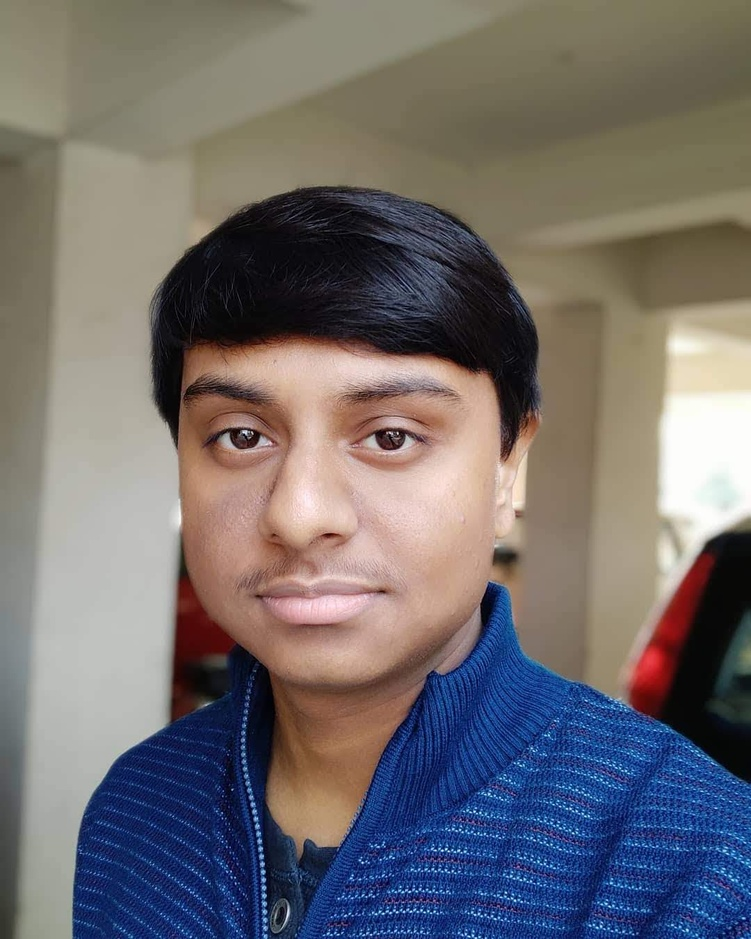
#> input picture test_cases/1.jpg, 751 x 939 px, shrunk from 1080 x 1350 before the run
$ jupyter execute Main.ipynb
#> lines starting #> are read from the running program, lines starting #| are printed output that depends on the picture
[cell 1]
import cv2
from matplotlib import pyplot as plt
import math

[cell 2]
def displayImage(img, title=None, size=(10, 10)):
    plt.figure(figsize=size)
    plt.imshow(cv2.cvtColor(img, cv2.COLOR_BGR2RGB))
    plt.title(title)
    plt.axis('off')
    plt.show()

def displayImages(imgs, titles=None, size=(15, 15)):
    num = len(imgs)
    subplotnum = math.floor(math.sqrt(num)) + 1
    plt.figure(figsize=size)

    for idx, img in enumerate(imgs):
        ax = plt.subplot(subplotnum, subplotnum, idx+1)
        im = ax.imshow(cv2.cvtColor(img, cv2.COLOR_BGR2RGB))
        if titles is not None:
            plt.title(titles[idx])
        plt.axis('off')

    plt.tight_layout()
    plt.show()

[cell 3]
img = cv2.imread('./test_cases/1.jpg', 1)
#> img is the input picture: shape (939, 751, 3); mean B, G, R 110.5, 108.9, 113.4
displayImage(img, title="Original image", size=(5, 5))

[cell 4]
img_gray = cv2.cvtColor(img, cv2.COLOR_BGR2GRAY)
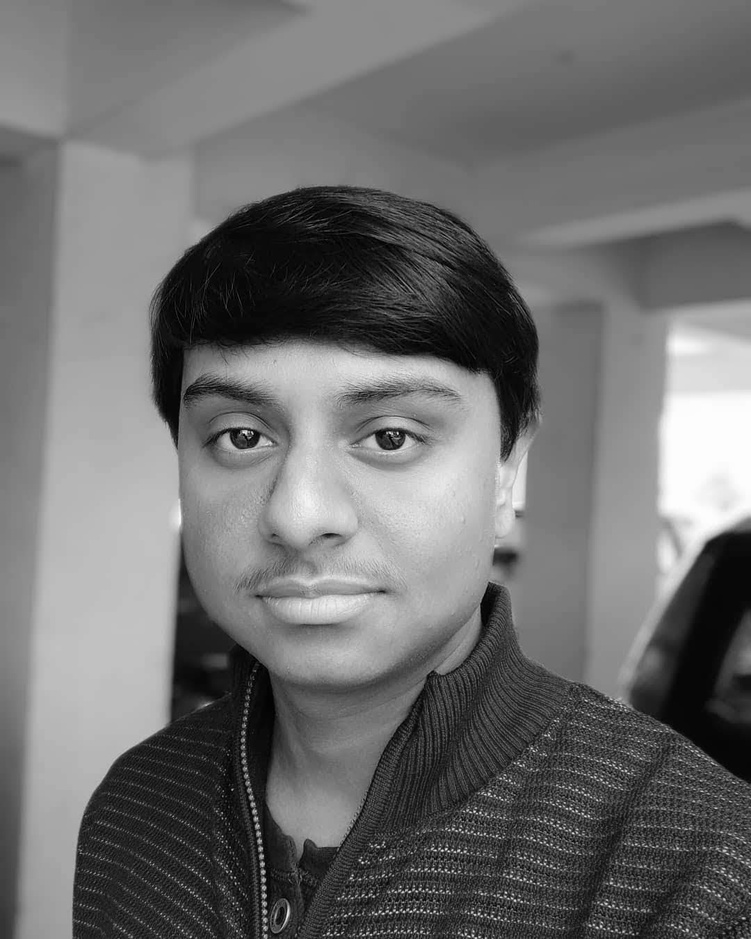
#> img_gray: shape (939, 751); min 0, max 255, mean 110.4
displayImage(img_gray, title="Image in Gray Scale", size=(5, 5))

[cell 5]
img_invert = cv2.bitwise_not(img_gray)
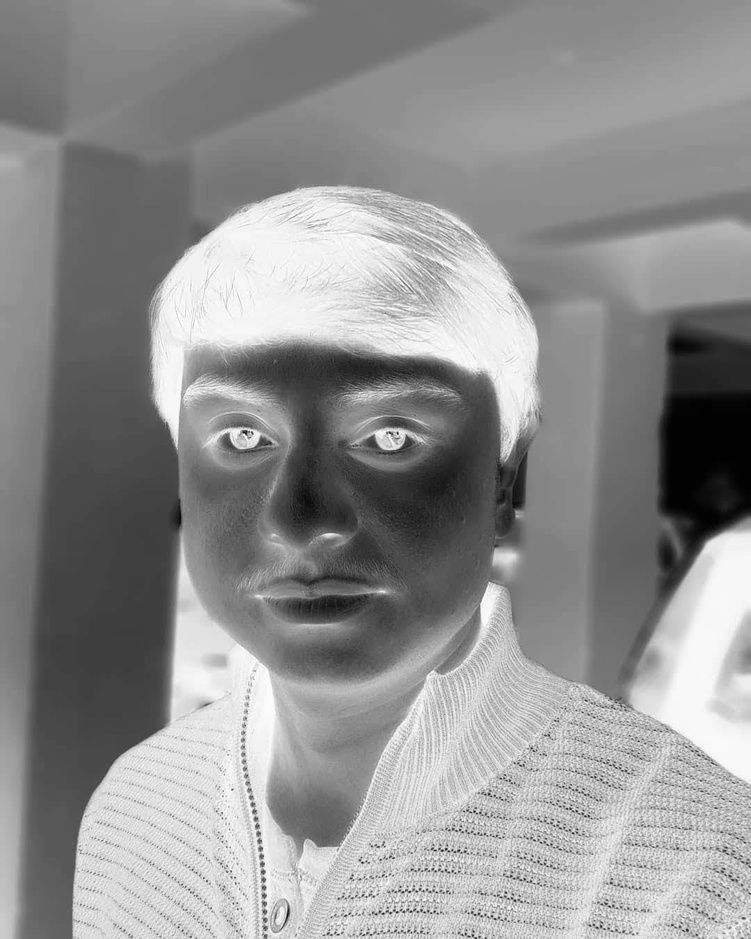
#> img_invert: shape (939, 751); min 0, max 255, mean 144.6
displayImage(img_invert, title="Image Inverted", size=(5, 5))

[cell 6]
img_smoothing = cv2.GaussianBlur(img_invert, (21, 21),sigmaX=0, sigmaY=0)
displayImage(img_smoothing, title="Image Inverted", size=(5, 5))
#> call 4 of displayImage, with title = 'Image Inverted', size = (5, 5)
#> in displayImage (call 4), `plt.show()`:
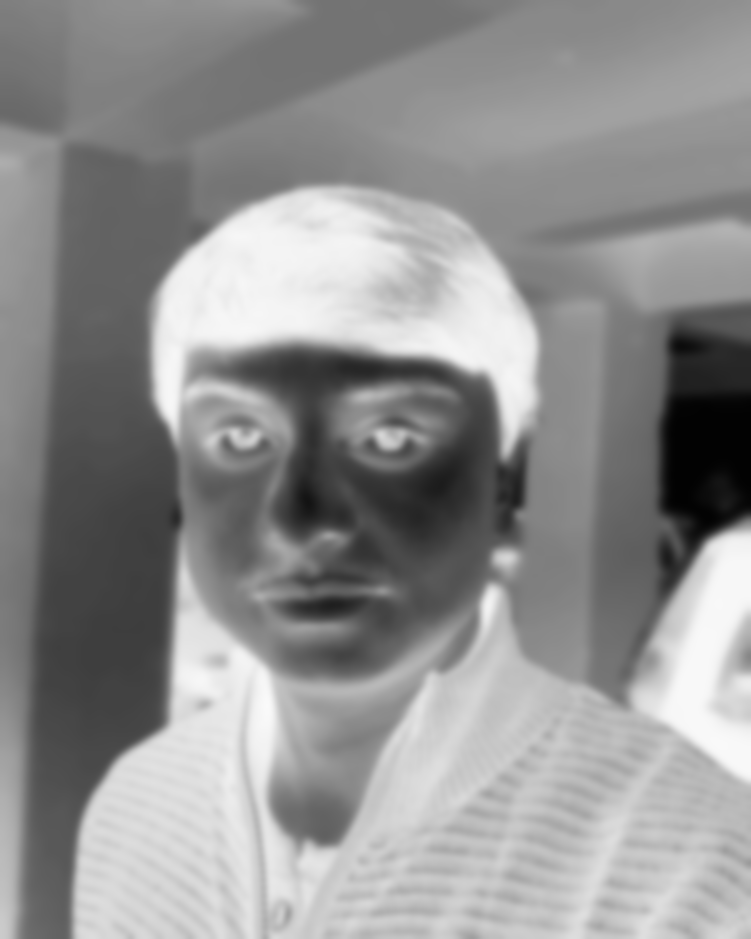
#> shown: shape (939, 751, 3); min 2, max 250, mean 144.6

[cell 7]
def dodgeV2(x, y):
    return cv2.divide(x, 255 - y, scale=256)
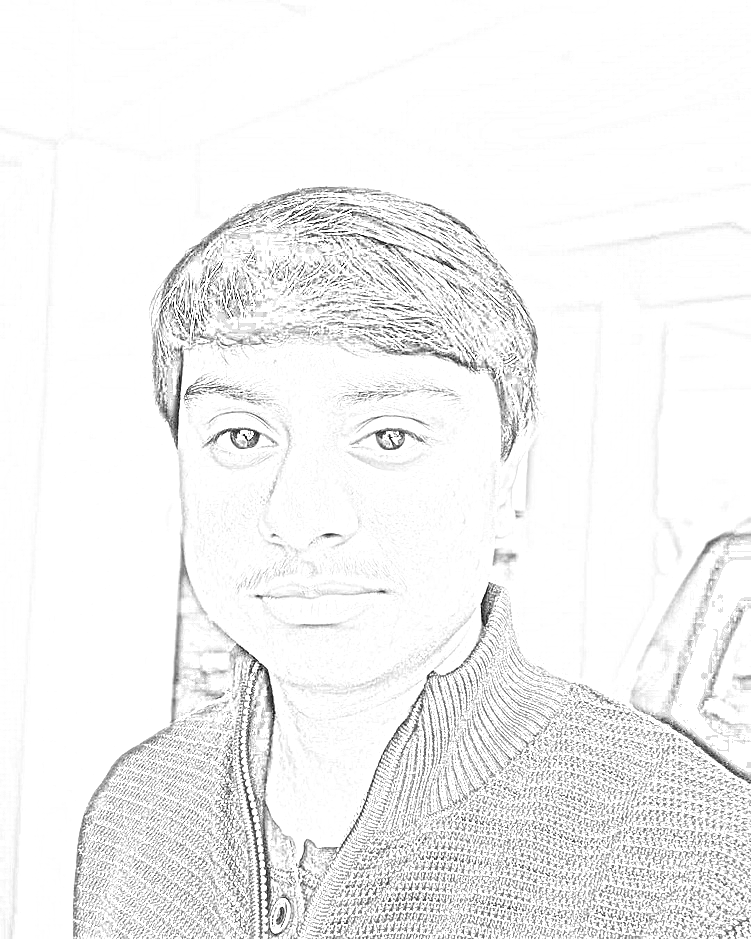
#> returned value: shape (939, 751); min 0, max 255, mean 241.9

[cell 8]
final_img = dodgeV2(img_gray, img_smoothing)
displayImage(final_img, title="Sketch", size=(5, 5))

$ run again, with test_cases/2.jpg copied over test_cases/1.jpg
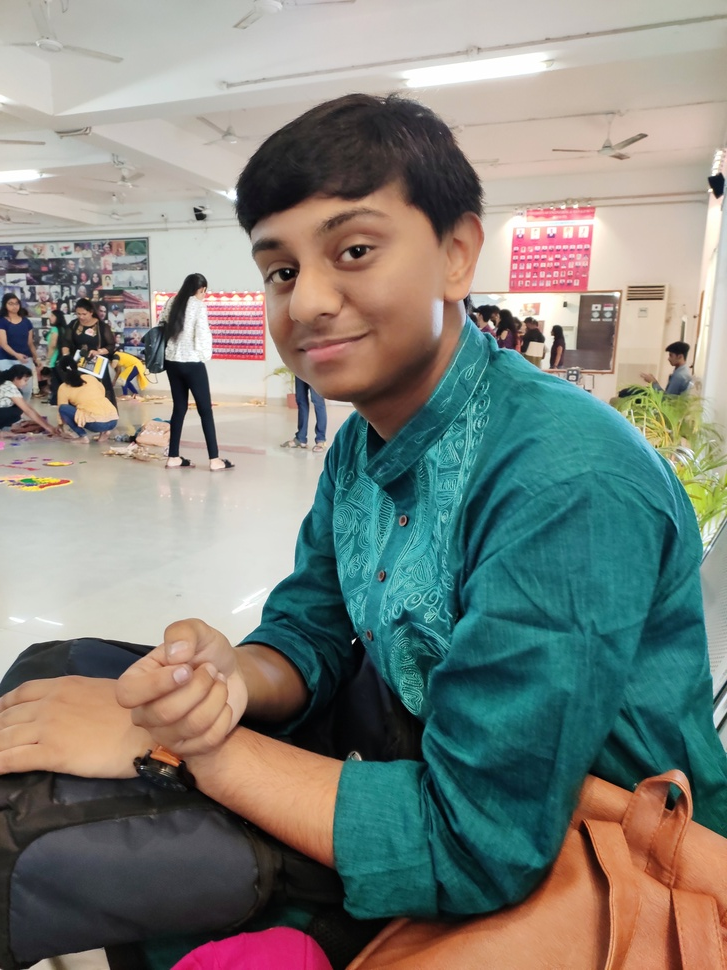
#> input picture test_cases/2.jpg, 727 x 970 px, shrunk from 3000 x 4000 before the run
#> img is the input picture: shape (970, 727, 3); mean B, G, R 124.3, 131.5, 128
#> `img_smoothing = cv2.GaussianBlur(img_invert, (21, 21),sigmaX=0, sigmaY..`:
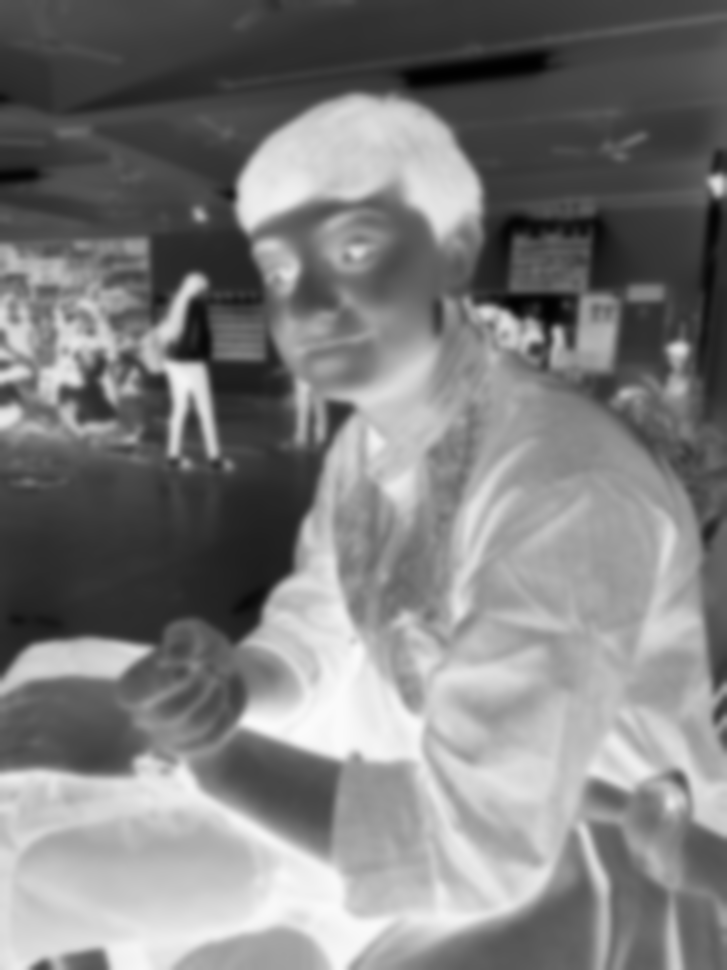
#> img_smoothing: shape (970, 727); min 1, max 251, mean 125.4
#> in dodgeV2, `return cv2.divide(x, 255 - y, scale=256)`:
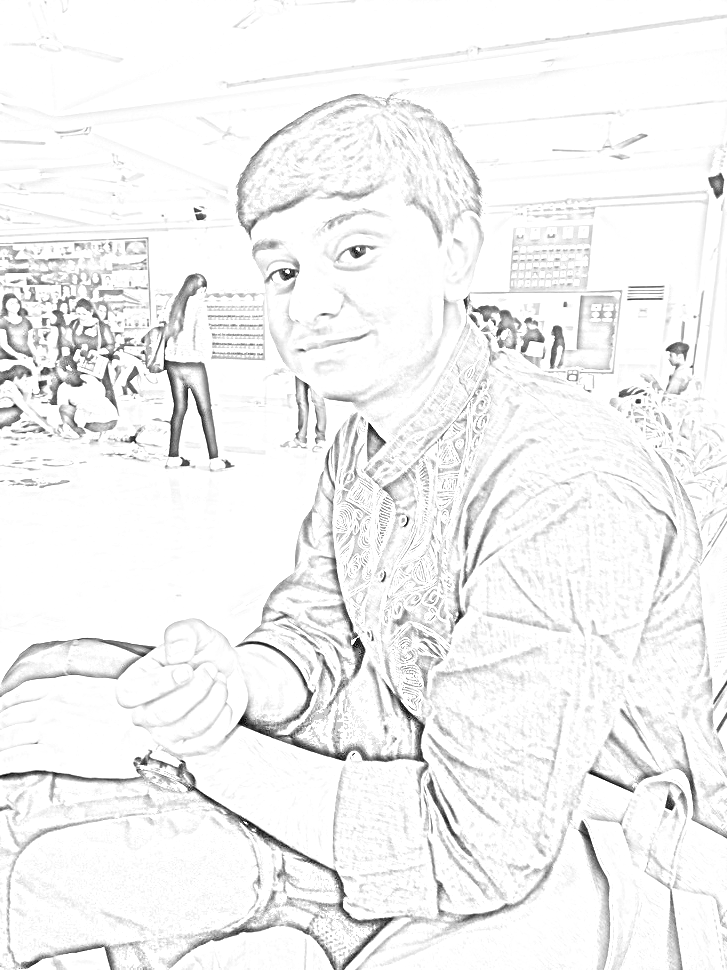
#> returned value: shape (970, 727); min 0, max 255, mean 242.7
